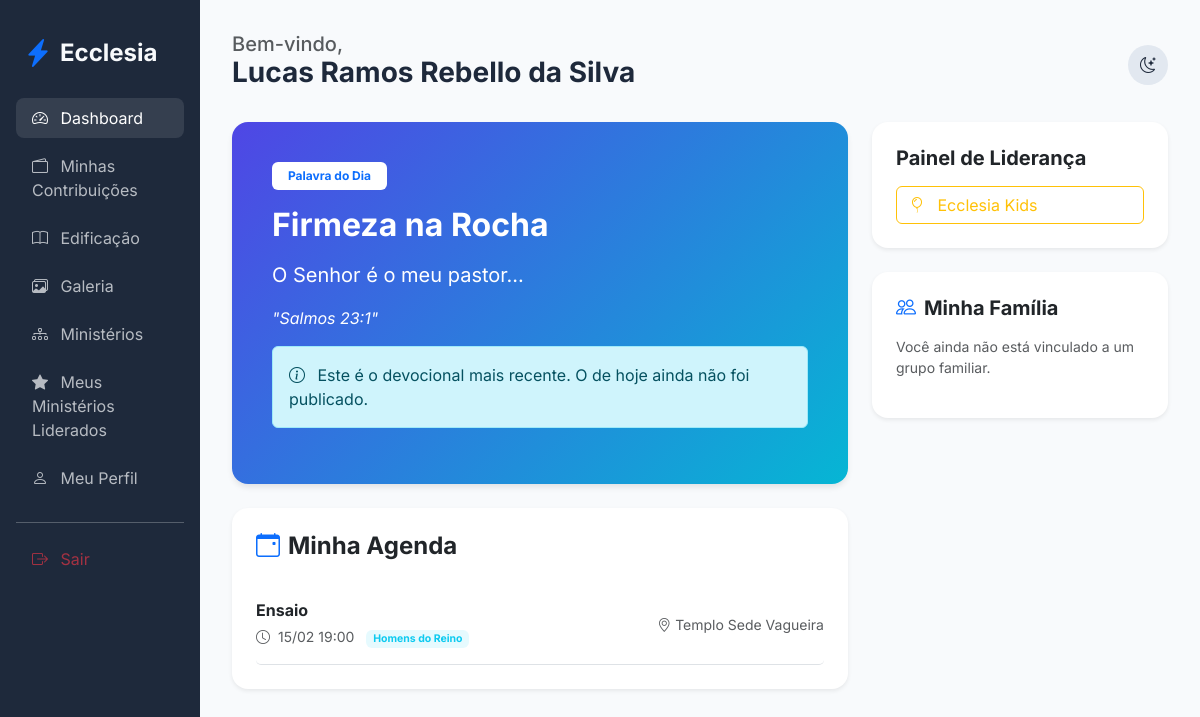
Page /members/dashboard (signed in) on the earlier database version.
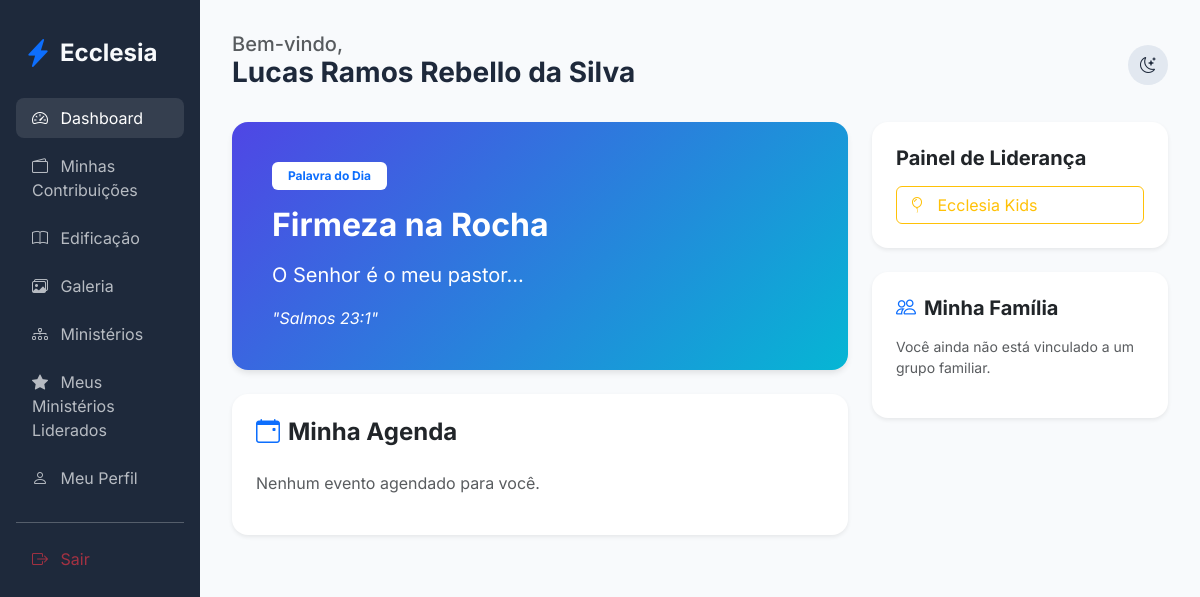
Same page on the later database version.
### app/core/models.py (models this page shows)
class Devotional(db.Model):
    id = db.Column(db.Integer, primary_key=True)
    title = db.Column(db.String(200))
    content = db.Column(db.Text, nullable=False)
    verse = db.Column(db.String(200))
    date = db.Column(db.Date, default=datetime.utcnow().date)

class Event(db.Model):
    id = db.Column(db.Integer, primary_key=True)
    title = db.Column(db.String(100), nullable=False)
    description = db.Column(db.Text)
    start_time = db.Column(db.DateTime, nullable=False)
    location = db.Column(db.String(200))
    ministry_id = db.Column(db.Integer, db.ForeignKey('ministry.id'), nullable=True)
    church_id = db.Column(db.Integer, db.ForeignKey('church.id'))
    recurrence = db.Column(db.String(20), default='none')

class Ministry(db.Model):
    id = db.Column(db.Integer, primary_key=True)
    name = db.Column(db.String(100), nullable=False)
    description = db.Column(db.Text)
    church_id = db.Column(db.Integer, db.ForeignKey('church.id'))
    leader_id = db.Column(db.Integer, db.ForeignKey('user.id'), nullable=True)
    events = db.relationship('Event', backref='ministry', lazy=True)
    leader = db.relationship('User', foreign_keys=[leader_id])
    transactions = db.relationship('MinistryTransaction', backref='ministry', lazy=True)

### app/modules/members/routes.py (the view)
@members_bp.route('/dashboard')
@login_required
def dashboard():
    latest_devotional = Devotional.query.order_by(Devotional.date.desc()).first()
    recent_studies = Study.query.order_by(Study.created_at.desc()).limit(3).all()
    ministry_ids = [m.id for m in current_user.ministries]
    personal_agenda = Event.query.filter(
        (Event.church_id == current_user.church_id) &
        ((Event.ministry_id == None) | (Event.ministry_id.in_(ministry_ids)))
    ).order_by(Event.start_time.asc()).all()
    pending_members = []
    if can_manage_members():
        pending_members = User.query.filter_by(church_id=current_user.church_id, status='pending').all()
    return render_template('members/dashboard.html',
                           devotional=latest_devotional,
                           studies=recent_studies,
                           agenda=personal_agenda,
                           pending_members=pending_members,
                           datetime=datetime)

### app/modules/members/routes.py (called while the page is built)
def can_manage_members():
    return current_user.can_approve_members or (current_user.church_role and current_user.church_role.name in ['Administrador Global', 'Pastor Líder'])

### app/templates/members/dashboard.html (shortened to what the changed rows need)
{% extends "base.html" %}
{% block content %}
<div class="row g-4">
    <div class="col-lg-8">
        <div class="card devotional-card border-0 p-4 mb-4">
            <div class="card-body">
                <span class="badge bg-white text-primary px-3 py-2 mb-3">Palavra do Dia</span>
                {% if devotional and devotional.date == datetime.utcnow().date() %}
                    <h2 class="fw-bold mb-3">{{ devotional.title }}</h2>
                    <p class="fs-5 opacity-90">{{ devotional.content | safe }}</p>
                    {% if devotional.verse %}
                    <p class="fst-italic mt-3 mb-0">"{{ devotional.verse }}"</p>
                    {% endif %}
                {% elif devotional %}
                    <h2 class="fw-bold mb-3">{{ devotional.title }}</h2>
                    <p class="fs-5 opacity-90">{{ devotional.content | safe }}</p>
                    {% if devotional.verse %}
                    <p class="fst-italic mt-3 mb-0">"{{ devotional.verse }}"</p>
                    {% endif %}
                    <div class="alert alert-info mt-3">
                        <i class="bi bi-info-circle me-2"></i>
                        Este é o devocional mais recente. O de hoje ainda não foi publicado.
                    </div>
                {% endif %}
            </div>
        </div>
        <div class="card border-0 shadow-sm p-4">
            <div class="list-group list-group-flush">
                {% for event in agenda %}
                <div class="list-group-item px-0 py-3 border-0 border-bottom">
                    <div class="d-flex justify-content-between align-items-center">
                        <div>
                            <h6 class="fw-bold mb-1">{{ event.title }}</h6>
                            <small class="text-muted">
                                <i class="bi bi-clock me-1"></i> {{ event.start_time.strftime('%d/%m %H:%M') }}
                                {% if event.ministry %}
                                <span class="badge bg-info bg-opacity-10 text-info ms-2">{{ event.ministry.name }}</span>
                                {% else %}
                                <span class="badge bg-secondary bg-opacity-10 text-secondary ms-2">Geral</span>
                                {% endif %}
                            </small>
                        </div>
                        <div class="text-end">
                            <small class="d-block text-muted"><i class="bi bi-geo-alt"></i> {{ event.location }}</small>
                        </div>
                    </div>
                </div>
                {% else %}
                <p class="text-muted">Nenhum evento agendado para você.</p>
                {% endfor %}
            </div>
        </div>
    </div>
</div>
{% endblock %}

Differences in the rows shown:
removed Event: title "Ensaio", start_time "15/02 19:00", ministry.name "Homens do Reino", location "Templo Sede Vagueira"
changed Devotional "Firmeza na Rocha": date "2026-02-14" → "2026-02-15" (drawn)
Other differences:
text no longer shown: "Este é o devocional mais recente. O de hoje ainda não foi publicado."
text now shown: "Nenhum evento agendado para você."
